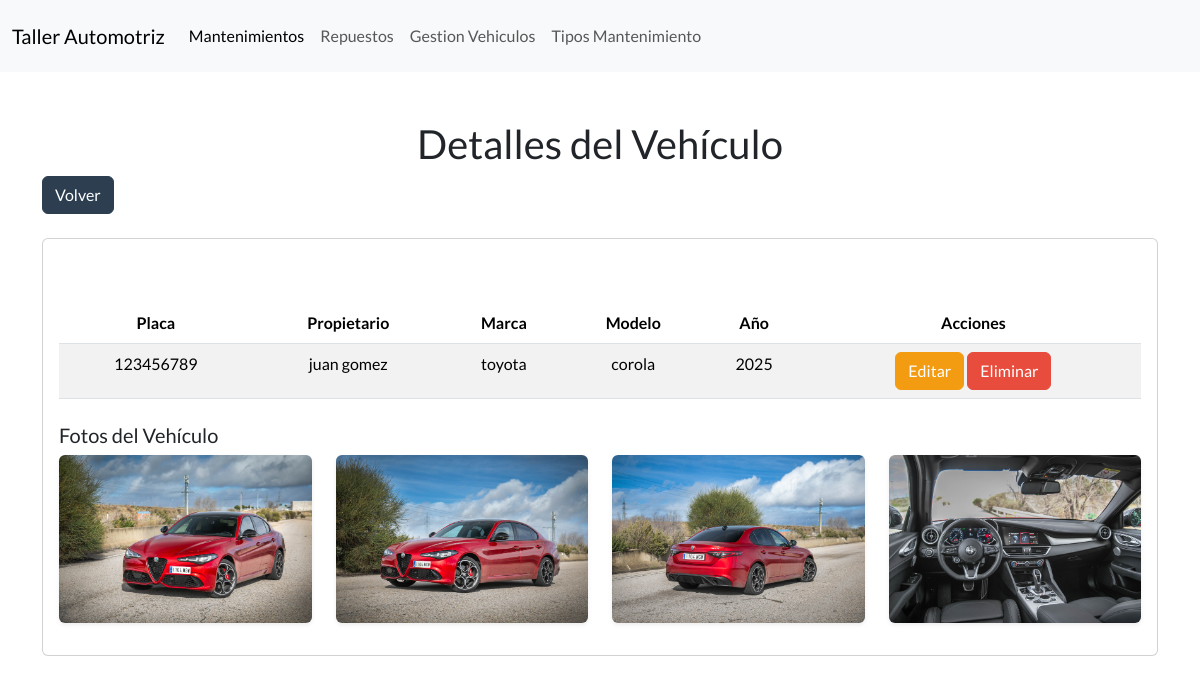
/vehiculo/1/, run on an earlier commit of the app's database.
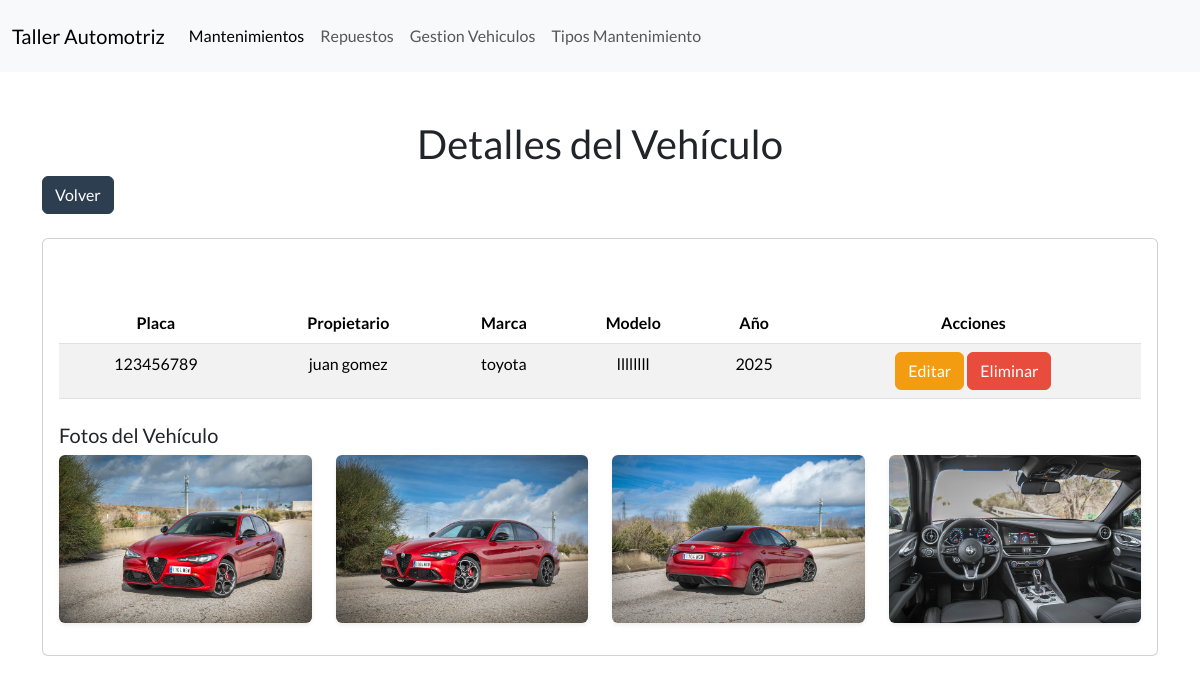
And on a later commit of the database.
### Aplicaciones/Taller/models.py (models this page shows, shortened)
class Vehiculo(models.Model): # * Modelo para representar un vehículo
    id = models.AutoField(primary_key=True)  # ~ Campo autoincremental
    placa_vehiculo = models.CharField(max_length=9, unique=True, blank=True)  #~ Visible al usuario
    nombre_propietario = models.CharField(max_length=100)
    marca = models.CharField(max_length=50)
    modelo = models.CharField(max_length=50)
    anio = models.PositiveIntegerField() # ~ tipo de dato para años (enteros positivos)

### Aplicaciones/Taller/views.py (the view)
# urls.py: path('vehiculo/<int:id>/', views.detalle_vehiculo, name='detalle_vehiculo'), # * Mapea la URL 'vehiculo/<id>/' a la vista detalle_vehiculo
def detalle_vehiculo(request, id):
    vehiculo = get_object_or_404(Vehiculo, id=id)
    return render(request, 'detalle_vehiculo.html', {'vehiculo': vehiculo})

### Aplicaciones/Taller/templates/detalle_vehiculo.html (shortened to what this page needs)
{% extends "plantilla.html" %}
{% load static %}
{% block content %}
<div class="container mt-5">
    <h2 class="text-center">Detalles del Vehículo</h2>
    <a href="{% url 'gestion_vehiculos' %}" class="btn btn-primary ">
        Volver
    </a>
    <div class="card mt-4">
        <div class="card-body">
            <table class="table table-striped table-hover text-center mt-5" id="tabla-repuestos">
                <thead>
                    <tr>
                        <th>Placa</th>
                        <th>Propietario</th>
                        <th>Marca</th>
                        <th>Modelo</th>
                        <th>Año</th>
                        <th>Acciones</th>
                    </tr>
                </thead>
                <tbody>
                    <tr>
                        <td>{{ vehiculo.placa_vehiculo }}</td>
                        <td>{{ vehiculo.nombre_propietario }}</td>
                        <td>{{ vehiculo.marca }}</td>
                        <td>{{ vehiculo.modelo }}</td>
                        <td>{{ vehiculo.anio }}</td>
                        <td>
                            <button type="button" class="btn btn-warning" data-bs-toggle="modal" data-bs-target="#exampleModal">
                                Editar
                            </button>
                            <a href="Javascript:void(0)" class="btn btn-danger" onclick="eliminarFila('{% url 'eliminar_vehiculo' vehiculo.id %}', 'Vehículos')">Eliminar</a>
                        </td>
                    </tr>
                </tbody>
            </table>
            <h5 class="mt-4">Fotos del Vehículo</h5>
            <div class="row">
                {% for foto in vehiculo.fotos.all %}
                    <div class="col-md-3 mb-3">
                        <a href="{{ foto.imagen.url }}" data-lightbox="galeria-vehiculo" data-title="Foto {{ forloop.counter }}">
                        <img src="{{ foto.imagen.url }}" alt="Foto del vehículo" class="img-fluid rounded shadow-sm">
                        </a>
            </div>
                {% empty %}
                <p class="text-muted">No hay fotos disponibles para este vehículo.</p>
                {% endfor %}
            </div>
        </div>
    </div>
</div>
{% endblock %}

What changed in the data, as far as the page shows it:
changed Vehiculo "juan gomez": modelo "corola" → "llllllll"
